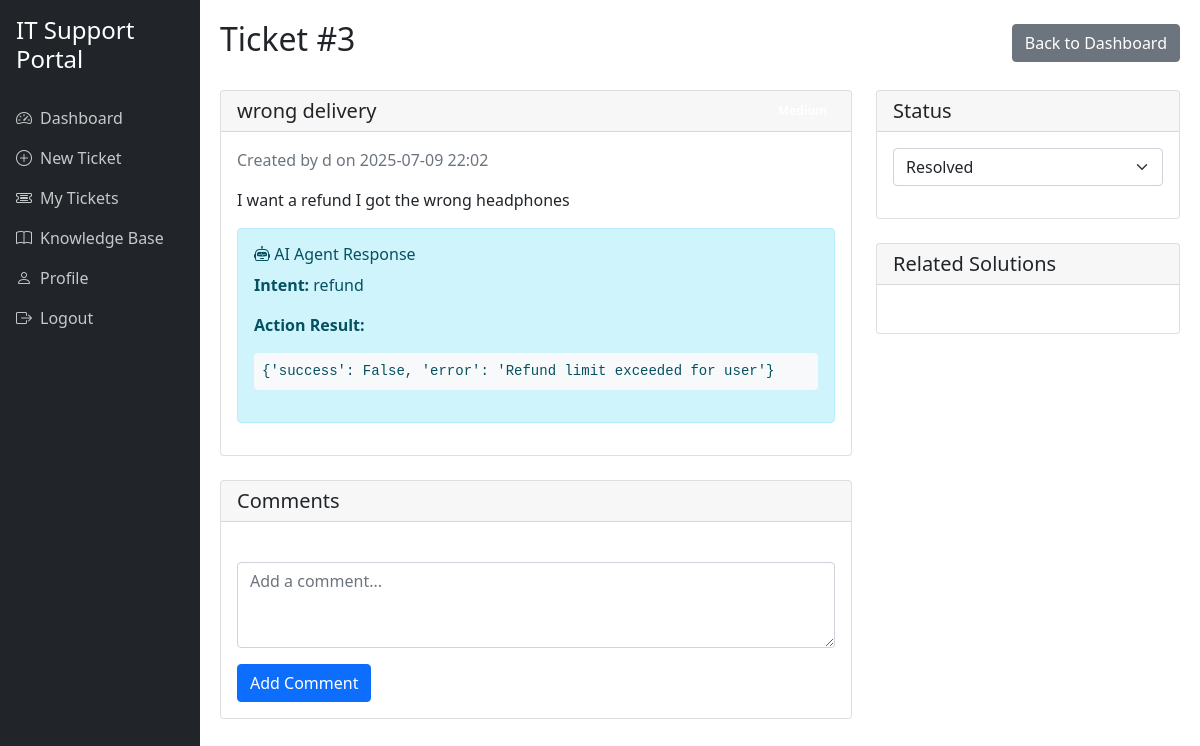
The page /ticket/3 (signed in) on the database its author committed.
### it-support-portal/app.py (models this page shows, shortened)
class Ticket(db.Model):
    id = db.Column(db.Integer, primary_key=True)
    title = db.Column(db.String(100), nullable=False)
    description = db.Column(db.Text, nullable=False)
    status = db.Column(db.String(20), nullable=False, default='open')
    priority = db.Column(db.String(20), nullable=False, default='medium')
    created_at = db.Column(db.DateTime, nullable=False, default=datetime.utcnow)
    updated_at = db.Column(db.DateTime, nullable=False, default=datetime.utcnow, onupdate=datetime.utcnow)
    user_id = db.Column(db.Integer, db.ForeignKey('user.id'), nullable=False)
    comments = db.relationship('Comment', backref='ticket', lazy=True)
    llm_intent = db.Column(db.String(50))
    llm_action_result = db.Column(db.Text)

class User(UserMixin, db.Model):
    id = db.Column(db.Integer, primary_key=True)
    username = db.Column(db.String(80), unique=True, nullable=False)
    email = db.Column(db.String(120), unique=True, nullable=False)
    password_hash = db.Column(db.String(128))
    role = db.Column(db.String(20), nullable=False, default='user')
    department = db.Column(db.String(100))
    phone = db.Column(db.String(20))
    created_at = db.Column(db.DateTime, nullable=False, default=datetime.utcnow)
    tickets = db.relationship('Ticket', backref='user', lazy=True)
    articles = db.relationship('Article', backref='author', lazy=True)

### it-support-portal/app.py (the view)
@app.route('/ticket/<int:ticket_id>')
@login_required
def view_ticket(ticket_id):
    ticket = Ticket.query.get_or_404(ticket_id)
    if ticket.user_id != current_user.id and current_user.role != 'admin':
        flash('Access denied.', 'error')
        return redirect(url_for('dashboard'))
    related_articles = Article.query.order_by(Article.created_at.desc()).limit(3).all()
    return render_template('view_ticket.html', ticket=ticket, related_articles=related_articles)

### it-support-portal/app.py (called while the page is built)
@login_manager.user_loader
def load_user(user_id):
    return User.query.get(int(user_id))

### it-support-portal/templates/view_ticket.html (shortened to what this page needs)
{% extends "base.html" %}
{% block content %}
<div class="d-flex justify-content-between align-items-center mb-4">
    <h2>Ticket #{{ ticket.id }}</h2>
    <div>
        <a href="{{ url_for('dashboard') }}" class="btn btn-secondary">Back to Dashboard</a>
    </div>
</div>
<div class="row">
    <div class="col-md-8">
        <div class="card mb-4">
            <div class="card-header d-flex justify-content-between align-items-center">
                <h5 class="mb-0">{{ ticket.title }}</h5>
                <span class="badge bg-{{ ticket.priority }}">{{ ticket.priority|title }}</span>
            </div>
            <div class="card-body">
                <p class="text-muted">
                    Created by {{ ticket.user.username }} on {{ ticket.created_at.strftime('%Y-%m-%d %H:%M') }}
                </p>
                <p>{{ ticket.description }}</p>
                {% if ticket.llm_intent %}
                <div class="alert alert-info mt-3">
                    <h6><i class="bi bi-robot"></i> AI Agent Response</h6>
                    <p><strong>Intent:</strong> {{ ticket.llm_intent }}</p>
                    <p><strong>Action Result:</strong></p>
                    <pre class="bg-light p-2 rounded">{{ ticket.llm_action_result }}</pre>
                </div>
                {% endif %}
            </div>
        </div>
        <div class="card">
            <div class="card-header">
                <h5 class="mb-0">Comments</h5>
            </div>
            <div class="card-body">
                <form method="POST" action="{{ url_for('add_comment', ticket_id=ticket.id) }}" class="mt-4">
                    <div class="mb-3">
                        <textarea class="form-control" name="content" rows="3" placeholder="Add a comment..." required></textarea>
                    </div>
                    <button type="submit" class="btn btn-primary">Add Comment</button>
                </form>
            </div>
        </div>
    </div>
    <div class="col-md-4">
        <div class="card mb-4">
            <div class="card-header">
                <h5 class="mb-0">Status</h5>
            </div>
            <div class="card-body">
                <form method="POST" action="{{ url_for('update_ticket_status', ticket_id=ticket.id) }}">
                    <div class="mb-3">
                        <select class="form-select" name="status" onchange="this.form.submit()">
                            <option value="resolved" {% if ticket.status == 'resolved' %}selected{% endif %}>Resolved</option>
                        </select>
                    </div>
                </form>
            </div>
        </div>
        <div class="card">
            <div class="card-header">
                <h5 class="mb-0">Related Solutions</h5>
            </div>
            <div class="card-body">
            </div>
        </div>
    </div>
</div>
{% endblock %}

### rows shown on the page
Ticket: id "3", title "wrong delivery", created_at "2025-07-09 22:02", description "I want a refund I got the wrong headphones", llm_intent "refund", llm_action_result "{'success': False, 'error': 'Refund limit exceeded for user'}", status "Resolved"
User: user.username "d"
